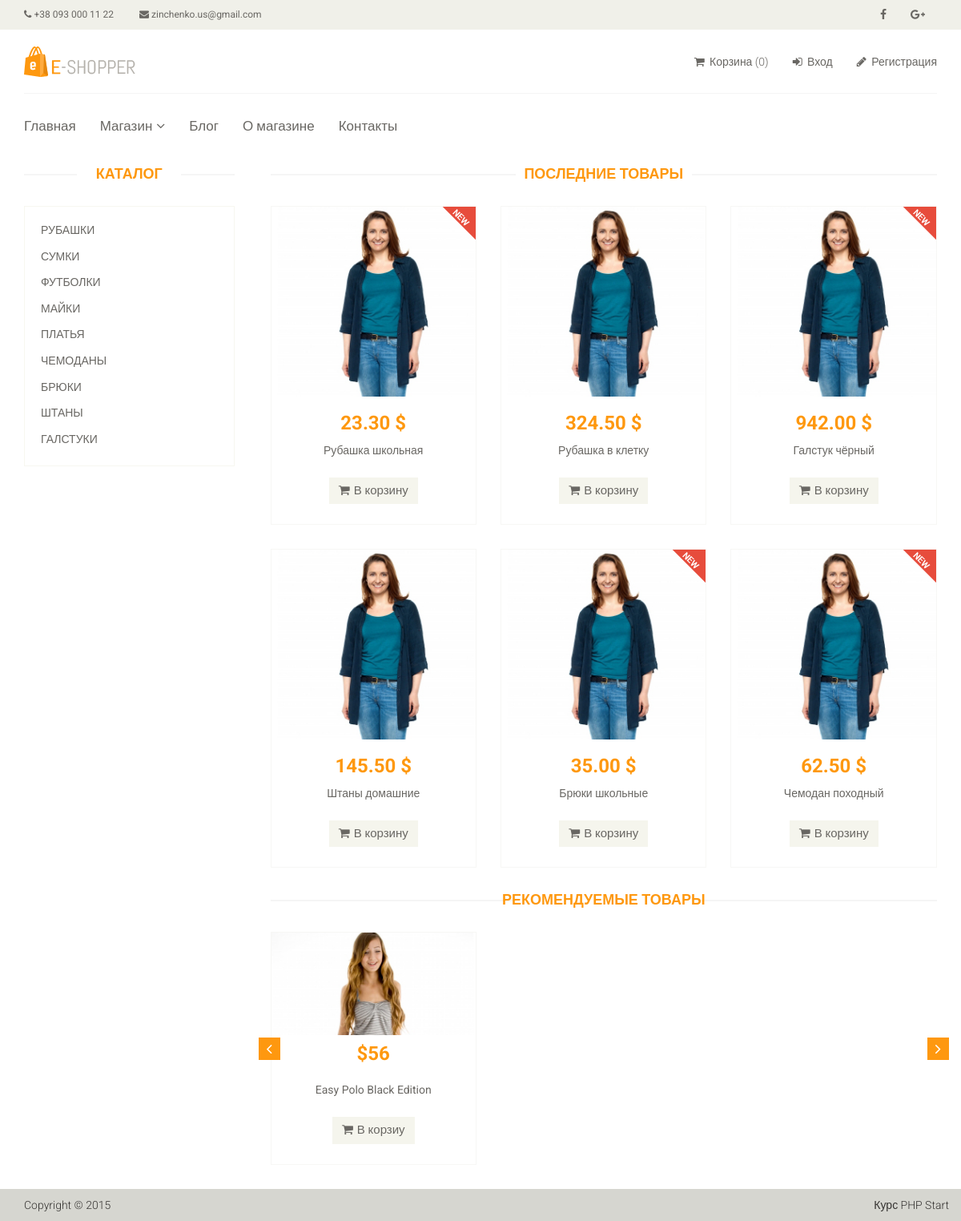
The page / on the database its author committed.
### tables this page shows
CREATE TABLE `category` (
  `id` int(11) NOT NULL,
  `name` varchar(255) NOT NULL,
  `sort_order` int(11) NOT NULL DEFAULT '0',
  `status` tinyint(1) NOT NULL DEFAULT '1'
);

CREATE TABLE `products` (
  `id` int(11) NOT NULL,
  `name` varchar(255) NOT NULL,
  `category_id` int(11) NOT NULL,
  `code` int(11) NOT NULL,
  `price` float(10,2) NOT NULL,
  `avability` tinyint(1) NOT NULL,
  `brand` varchar(255) NOT NULL,
  `image` varchar(255) NOT NULL,
  `description` text NOT NULL,
  `is_new` tinyint(1) NOT NULL DEFAULT '0',
  `is_recommended` tinyint(1) NOT NULL DEFAULT '0',
  `status` tinyint(1) NOT NULL DEFAULT '0'
);

### controllers/SiteController.php (called while the page is built, shortened)
<?php
Class SiteController
{
    public $view;
    public function __construct()
    {
        $this->view = new View();
    }
    public function actionIndex()
    {
        $categories = Category::getAllCategory();
        $products = Product::getLatestProducts(6);
        $recommended = array();
        $productsView = $this->view->fetchPartial('product/index', array('products' => $products));
        $categoriesView = $this->view->fetchPartial('layouts/categories', array('categories' => $categories));
        $recommendedView = $this->view->fetchPartial('site/recommended', array('recommended' => $recommended));
        $this->view->render('site/index', array('products' => $productsView, 'categories' => $categoriesView, 'recommended' => $recommendedView));
        return true;
    }
}

### components/Router.php (called while the page is built, shortened)
<?php
Class Router
{
    private $routes;
    public function __construct()
    {
        $routesPath = ROOT."/config/routes.php";
        $this->routes = include($routesPath);
    }
    public function run()
    {
        $uri = $this->getURI();
        foreach ($this->routes as $uriPattern => $path) {
            if (preg_match("~$uriPattern~", $uri)) {
                $internalRoute = preg_replace("~$uriPattern~", $path, $uri);
                $segments = explode('/', $internalRoute);
                $controllerName = 'controllers\\'.ucfirst(array_shift($segments).'Controller');
                $actionName = 'action'.ucfirst(array_shift($segments));
                $parametrs = $segments;
                $controllerObject = new $controllerName();
                $result = call_user_func_array(array($controllerObject, $actionName), $parametrs);
                if ($result != null) {
                    break;
                }
            }
        }
    }
    private function getURI()
    {
        if (!empty($_SERVER['REQUEST_URI'])) {
				return trim($_SERVER['REQUEST_URI'], '/');
		}
	}
}

### index.php (called while the page is built, shortened)
<?php
$route = new Router();
$route->run();

### models/Product.php (called while the page is built, shortened)
<?php
Class Product
{
    public static function getLatestProducts($count = self::SHOW_BY_DEFAULT)
    {
        $db = Database::getConnection();
        $query = $db->prepare('SELECT * FROM products WHERE status=true ORDER BY id DESC LIMIT :count');
        $query->execute(array('count'=>$count));
        $products = $query->fetchAll();
        return $products;
    }
}

### models/Category.php (called while the page is built, shortened)
<?php
Class Category
{
    public static function getAllCategory()
    {
        $db = Database::getConnection();
        $query = $db->query('SELECT * FROM category ORDER BY sort_order ASC');
        $categories = $query->fetchAll();
        return $categories;
    }
}

### models/Cart.php (called while the page is built, shortened)
<?php
Class Cart
{
    public static function countItems()
    {
        if(isset($_SESSION['order'])) {
            $count = 0;
            foreach ($_SESSION['order'] as $id => $quantity) {
                $count += $quantity;
            }
            return $count;
        } else {
            return 0;
        }
    }
}

### views/product/index.php (the view)
<div class="features_items">
    <h2 class="title text-center">Последние товары</h2>
    <?php foreach ($products as $product): ?>
        <div class="col-sm-4">
            <div class="product-image-wrapper">
                <div class="single-products">
                    <div class="productinfo text-center">
                        <a href="/products/<?= $product['id'] ?>"><img src="/template/images/home/product1.jpg" alt="" /></a>
                        <h2><?= $product['price'] ?> $</h2>
                        <p><?= $product['name'] ?></p>
                        <a href="#" id="inCart" class="btn btn-default add-to-cart" data-id="<?= $product['id'] ?>">
                            <i class="fa fa-shopping-cart"></i>В корзину
                        </a>
                    </div>
                    <?php if ($product['is_new']): ?>
                        <img src="/template/images/home/new.png" class="new" alt="" />
                    <?php endif; ?>
                </div>
            </div>
        </div>
    <?php endforeach; ?>
</div>

### views/layouts/categories.php
<div class="left-sidebar">
        <h2>Каталог</h2>
        <div class="panel-group category-products">
        <?php foreach ($categories as $category):  ?>
            <div class="panel panel-default">
                <div class="panel-heading">
                    <h4 class="panel-title">
                        <a href="/category/<?= $category['id'] ?>"
                            <?php if (isset($categoryId) AND $categoryId == $category['id']): ?>
                                class="active"
                            <?php endif; ?>>
                            <?= $category['name'] ?>
                        </a>
                    </h4>
                </div>
            </div>
        <?php endforeach; ?>
    </div>
 </div>

### views/site/recommended.php
<div class="recommended_items">
    <h2 class="title text-center">Рекомендуемые товары</h2>
    <div id="recommended-item-carousel" class="carousel slide" data-ride="carousel">
        <div class="carousel-inner">
            <div class="item active">
                <div class="col-sm-4">
                    <div class="product-image-wrapper">
                        <div class="single-products">
                            <div class="productinfo text-center">
                                <img src="template/images/home/recommend1.jpg" alt="" />
                                <h2>$56</h2>
                                <p>Easy Polo Black Edition</p>
                                <a href="#" class="btn btn-default add-to-cart"><i class="fa fa-shopping-cart"></i>В корзиу</a>
                            </div>
                        </div>
                    </div>
                </div>
            </div>
        </div>
        <a class="left recommended-item-control" href="#recommended-item-carousel" data-slide="prev">
            <i class="fa fa-angle-left"></i>
        </a>
        <a class="right recommended-item-control" href="#recommended-item-carousel" data-slide="next">
            <i class="fa fa-angle-right"></i>
        </a>
    </div>
</div>

### components/View.php (shortened to what this page needs)
<?php
class View {
    function fetchPartial($template, $params = array()){
        extract($params);
        include(ROOT.'/views/'.$template.'.php');
        return ob_get_clean();
    }
    function fetch($template, $params = array()){
        $content = $this->fetchPartial($template, $params);
        return $this->fetchPartial('layouts/main', array('content' => $content));
    }
    function render($template, $params = array()){
        echo $this->fetch($template, $params);
    }
}

### views/site/index.php
<section>
    <div class="container">
        <div class="row">
            <div class="col-sm-3">
                <?= $categories ?>
            </div>
            <div class="col-sm-9 padding-right">
                <?= $products ?>
                <?= $recommended ?>
            </div>
        </div>
    </div>
</section>

### views/layouts/main.php (shortened to what this page needs)
<!DOCTYPE html>
<html lang="en">
     <head>
        <link href="/template/css/bootstrap.min.css" rel="stylesheet">
        <link href="/template/css/font-awesome.min.css" rel="stylesheet">
        <link href="/template/css/prettyPhoto.css" rel="stylesheet">
        <link href="/template/css/price-range.css" rel="stylesheet">
        <link href="/template/css/animate.css" rel="stylesheet">
        <link href="/template/css/main.css" rel="stylesheet">
        <link href="/template/css/responsive.css" rel="stylesheet">
    </head>
    <body>
        <header id="header">
            <div class="header_top">
                <div class="container">
                    <div class="row">
                        <div class="col-sm-6">
                            <div class="contactinfo">
                                <ul class="nav nav-pills">
                                    <li><a href="#"><i class="fa fa-phone"></i> +38 093 000 11 22</a></li>
                                    <li><a href="#"><i class="fa fa-envelope"></i> zinchenko.us@gmail.com</a></li>
                                </ul>
                            </div>
                        </div>
                        <div class="col-sm-6">
                            <div class="social-icons pull-right">
                                <ul class="nav navbar-nav">
                                    <li><a href="#"><i class="fa fa-facebook"></i></a></li>
                                    <li><a href="#"><i class="fa fa-google-plus"></i></a></li>
                                </ul>
                            </div>
                        </div>
                    </div>
                </div>
            </div>
            <div class="header-middle">
                <div class="container">
                    <div class="row">
                        <div class="col-sm-4">
                            <div class="logo pull-left">
                                <a href="/"><img src="/template/images/home/logo.png" alt="" /></a>
                            </div>
                        </div>
                        <div class="col-sm-8">
                            <div class="shop-menu pull-right">
                                <ul class="nav navbar-nav">
                                    <li>
                                        <a href="/cart"><i class="fa fa-shopping-cart"></i>
                                         Корзина (<span id="countProducts"><?= models\Cart::countItems() ?></span>)
                                        </a>
                                    </li>
                                    <?php if (isset($_SESSION['user'])): ?>
                                        <li><a href="/profile"><i class="fa fa-user"></i>Профиль</a></li>
                                        <li><a href="/signout"><i class="fa fa-sign-out"></i> Выход</a></li>
                                    <?php else: ?>
                                        <li><a href="/signin"><i class="fa fa-sign-in"></i> Вход</a></li>
                                        <li><a href="/signup"><i class="fa fa-pencil"></i> Регистрация</a>
                                    <?php endif; ?>
                                </ul>
                            </div>
                        </div>
                    </div>
                </div>
            </div>
            <div class="header-bottom">
                <div class="container">
                    <div class="row">
                        <div class="col-sm-12">
                            <div class="mainmenu pull-left">
                                <ul class="nav navbar-nav collapse navbar-collapse">
                                    <li><a href="/">Главная</a></li>
                                    <li class="dropdown"><a href="#">Магазин<i class="fa fa-angle-down"></i></a>
                                    </li>
                                    <li><a href="/blog">Блог</a></li>
                                    <li><a href="/about">О магазине</a></li>
                                    <li><a href="/contacts">Контакты</a></li>
                                </ul>
                            </div>
                        </div>
                    </div>
                </div>
            </div>
        </header>
        <div id="main">
            <?= $content ?>
        </div>
        <footer id="footer">
            <div class="footer-bottom">
                <div class="container">
                    <div class="row">
                        <p class="pull-left">Copyright © 2015</p>
                        <p class="pull-right">Курс PHP Start</p>
                    </div>
                </div>
            </div>
        </footer>
    </body>
</html>

### rows shown on the page
category: name "РУБАШКИ"
category: name "СУМКИ"
category: name "ФУТБОЛКИ"
category: name "МАЙКИ"
category: name "ПЛАТЬЯ"
category: name "ЧЕМОДАНЫ"
category: name "БРЮКИ"
category: name "ШТАНЫ"
category: name "ГАЛСТУКИ"
products: price "23.30", name "Рубашка школьная", is_new 1 (drawn)
products: price "324.50", name "Рубашка в клетку"
products: price "942.00", name "Галстук чёрный", is_new 1 (drawn)
products: price "145.50", name "Штаны домашние"
products: price "35.00", name "Брюки школьные", is_new 1 (drawn)
products: price "62.50", name "Чемодан походный", is_new 1 (drawn)

### other values the page prints
models\Cart::countItems() "0"
